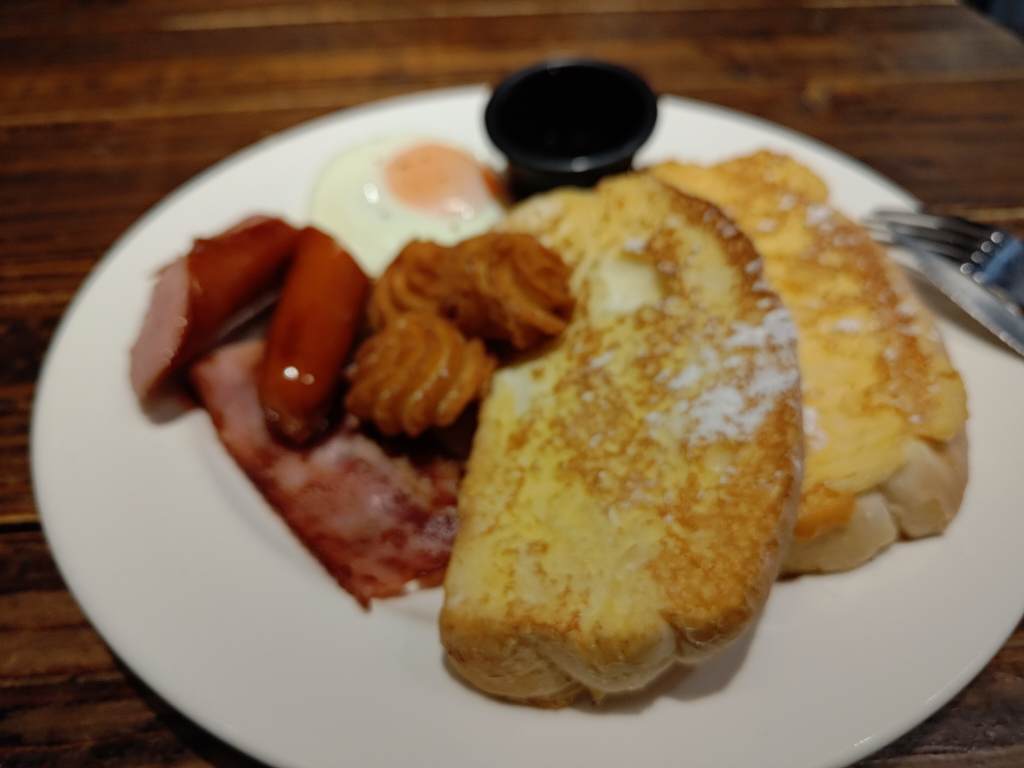
#> input picture HW1/data/images/P_20240325_105812.jpg, 4096 x 3072 px (shown at 1/4 size); its folder holds 4 pictures in this run
$ python align.py
#> lines starting #> are read from the running program, lines starting #| are printed output that depends on the picture
import os
import os.path as osp
import numpy as np
from PIL import Image


def ImageShrink(image):
    small_image = image.resize((image.size[0] // 2, image.size[1] // 2))
    return small_image


def BitmapXOR(bm1, bm2):
    result = np.bitwise_xor(bm1, bm2)
    return result


def BitmapAND(bm1, bm2):
    result = np.bitwise_and(bm1, bm2)
    return result


def BitmapTotal(bm):
    return np.sum(bm)


def BitmapShift(row, col, bm, xo, yo):
    shift_bm = np.roll(bm, xo, axis = 0)
    shift_bm = np.roll(shift_bm, yo, axis = 1)

    if xo > 0:
        shift_bm[0:xo,] = False
    elif xo < 0:
        shift_bm[row + xo:row,] = False

    if yo > 0:
        shift_bm[:, 0:yo] = False
    elif yo < 0:
        shift_bm[:,col + yo:col] = False

    return shift_bm


def ComputeBitmaps(image):
    image_np = np.array(image)
    upper = np.percentile(image_np, 54)
    lower = np.percentile(image_np, 46)
    mid = np.percentile(image_np, 50)
    col, row = image.size
    tb = image_np > mid
    eb = (image_np > upper) | (image_np < lower)
    return (tb, eb)


def GetExpShift(image1, image2, shift_bits, shift_ret):
    cur_shift = [0, 0]

    if shift_bits > 0:
        sml_img1 = ImageShrink(image1)
        sml_img2 = ImageShrink(image2)
        GetExpShift(sml_img1, sml_img2, shift_bits - 1, cur_shift)
        cur_shift[0] *= 2
        cur_shift[1] *= 2
    else:
        cur_shift[0] = 0
        cur_shift[1] = 0

    tb_1, eb_1 = ComputeBitmaps(image1)
    tb_2, eb_2 = ComputeBitmaps(image2)
    min_err = image1.size[0] * image1.size[1]

    for i in range(-1, 2):
        for j in range(-1, 2):
            x_s = cur_shift[0] + i
            y_s = cur_shift[1] + j
            shifted_tb2 = BitmapShift(image1.size[1], image1.size[0], tb_2, x_s, y_s)
            shifted_eb2 = BitmapShift(image1.size[1], image1.size[0], eb_2, x_s, y_s)
            diff_b = BitmapXOR(tb_1, shifted_tb2)
            diff_b = BitmapAND(diff_b, eb_1)
            diff_b = BitmapAND(diff_b, shifted_eb2)
            err = BitmapTotal(diff_b)

            if err < min_err:
                shift_ret[0] = x_s
                shift_ret[1] = y_s
                min_err = err


images =  []
dir = '../data/images'

for filename in np.sort(os.listdir(dir)):
    if osp.splitext(filename)[1] in ['.png', '.jpg']:
        print(filename)
        im = Image.open(osp.join(dir, filename))
#> im is the input picture: PIL image 4096x3072 RGB; mean R, G, B 131, 104.7, 76.8
        images += [im]

middle_idx = len(images) // 2
base_image = images[middle_idx].convert("L")
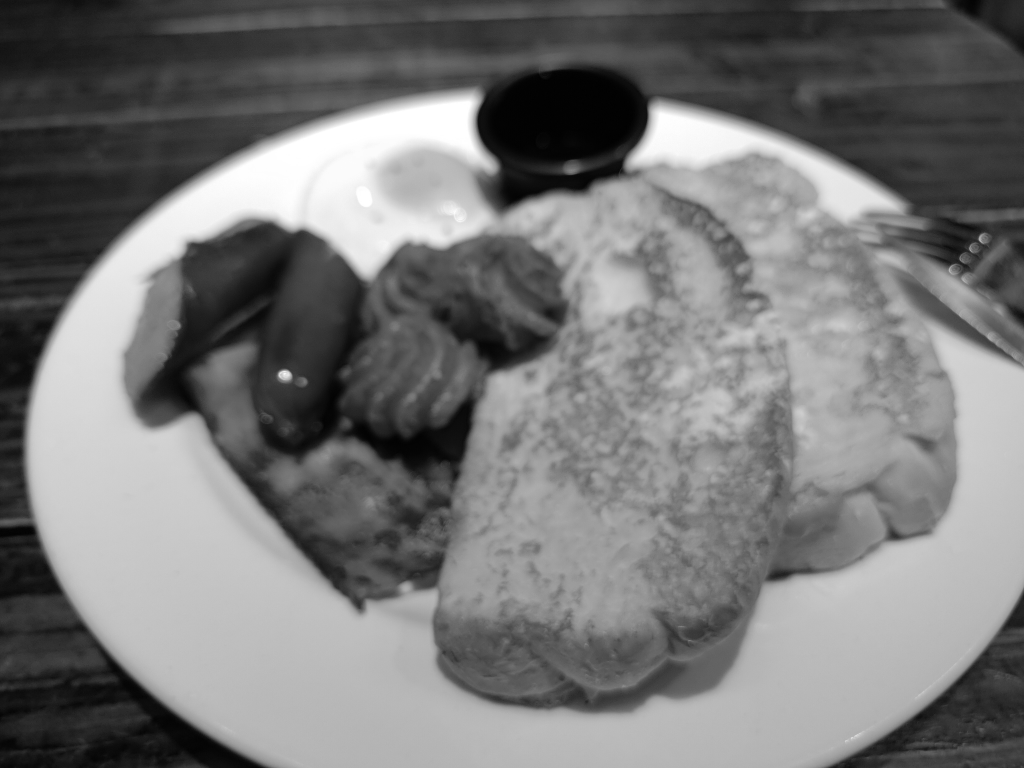
#> base_image: PIL image 4096x3072 L (shown at 1/4 size); min 0, max 255, mean 119.8
images[middle_idx].save("../data/shifted/{0:05d}.jpg".format(middle_idx))
for i in range(len(images)):
    if i != middle_idx:
        target = images[i].convert("L")
        shift_ret = [0, 0]
        GetExpShift(base_image, target, 6, shift_ret)
        shift_image = images[i].transform(images[i].size, Image.Transform.AFFINE, data=(1,0,-shift_ret[1],0,1,-shift_ret[0]))
        shift_image.save("../data/shifted/{0:05d}.jpg".format(i))
#> this loop made 4 passes
#> pass 1, `target = images[i].convert("L")`:
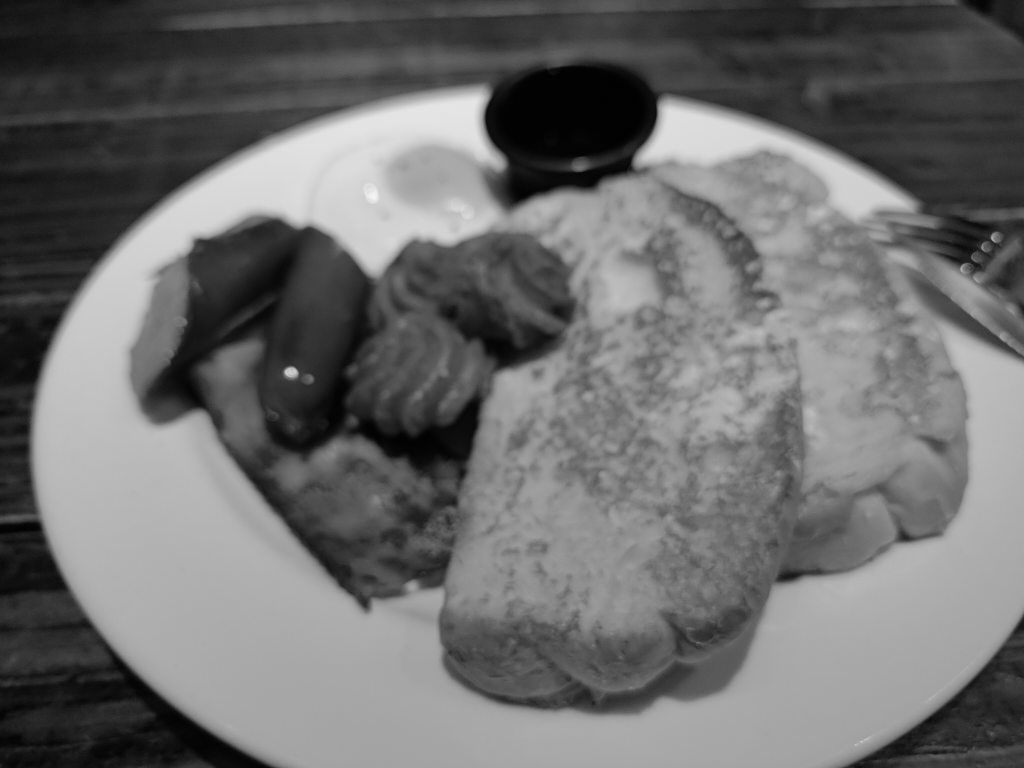
#> target: PIL image 4096x3072 L (shown at 1/4 size); min 0, max 253, mean 109.4
#> pass 1, in ImageShrink (call 3), `small_image = image.resize((image.size[0] // 2, image.size[1] // 2))`:
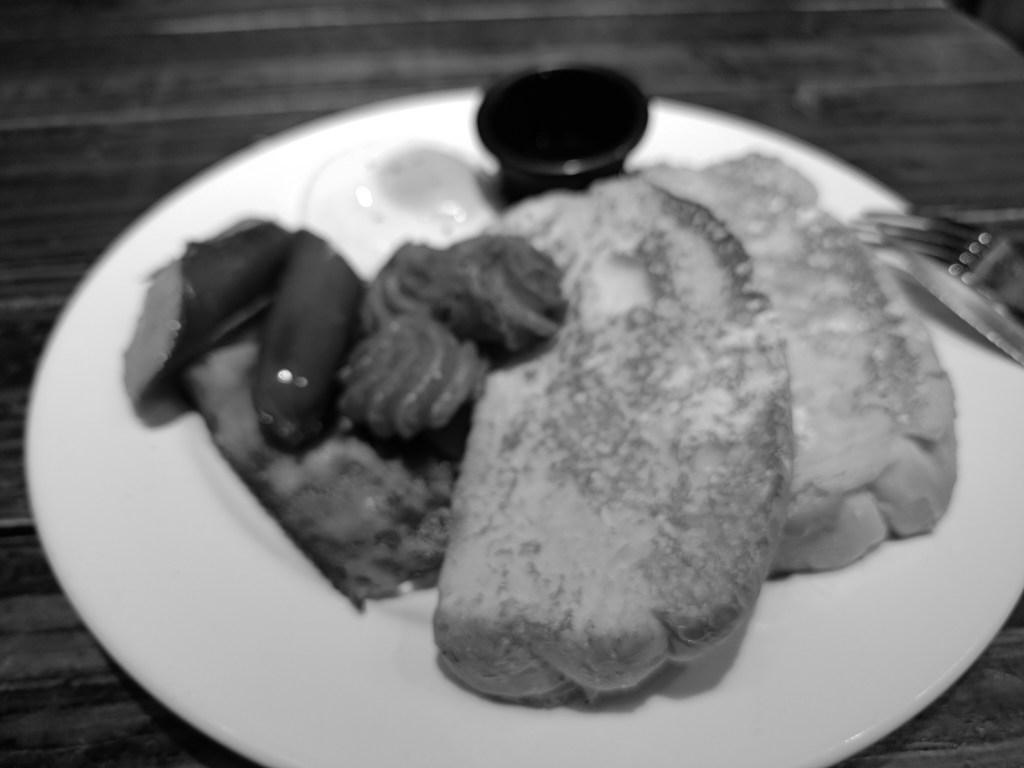
#> small_image: PIL image 1024x768 L; min 1, max 255, mean 119.8
#> after the loop:
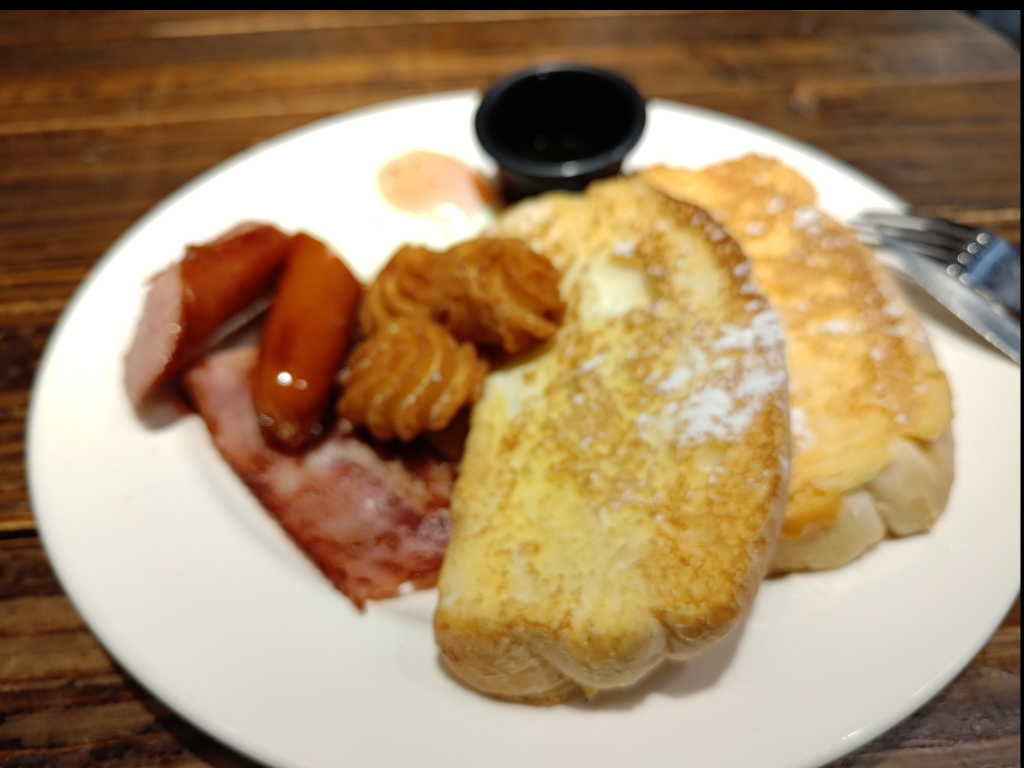
#> shift_image: PIL image 4096x3072 RGB (shown at 1/4 size); mean R, G, B 166.2, 138.3, 104.1
